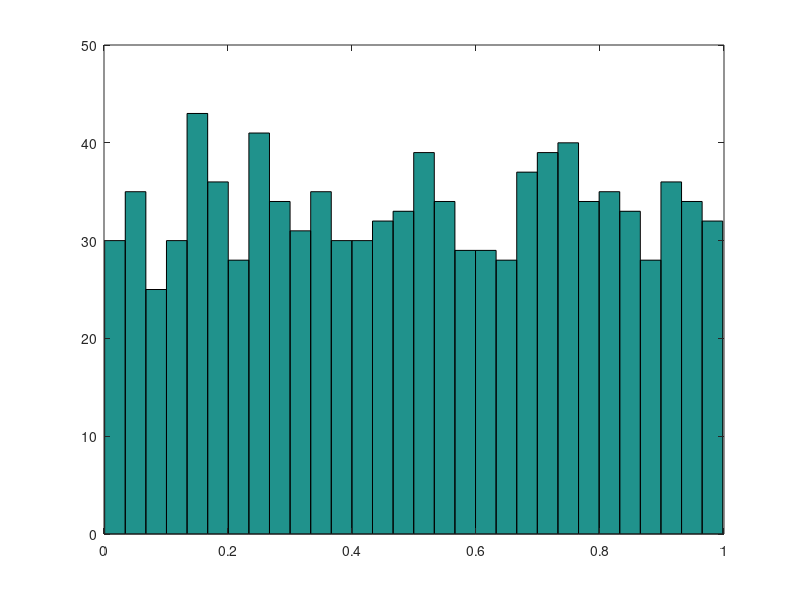

The MATLAB source for this figure:
clear all;
close all;
clc;

N=1000;
x=rand(1000,1);
x=sort(x);
hist(x,30);
maxS=0;
for k=1:N
    maxS=max(maxS, abs(k/N-x(k)));
end
maxS